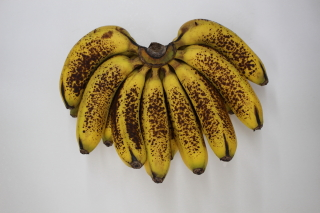
#> input picture Banana_dataset/amarillo_con_cafe_spots/048_BAN_051_1.JPG, 320 x 213 px, given as the content of the folder Banana_dataset/totalmente_verde, which was not available
$ jupyter execute --allow-errors '[NRC_6278]KevinPaute_Taller2PrepoImag.ipynb'   (text cells are left out)
#> lines starting #> are read from the running program, lines starting #| are printed output that depends on the picture; pictures that were not available may be replaced by others from this repository, and a replacement may not be noted
[cell 1]
#Se realiza la importación de la libreria cv2
import cv2
#Se realiza la importación de la libreria numpy
import numpy as np
#Se realiza la importación de la libreria os
import os
os.environ['TF_CPP_MIN_LOG_LEVEL'] = '3'

#Se realiza la importación de la libreria pandas
import pandas as pd
#Se realiza la importación de la libreria plt
import matplotlib.pyplot as plt
#Se realiza la importación de la libreria seaborn
import seaborn as sn
#Se realiza la importación de la libreria keras
from keras.preprocessing.image import ImageDataGenerator
import shutil
import glob
from tensorflow.keras.utils import img_to_array, array_to_img, img_to_array, load_img

from  PIL  import Image
#from rembg import remove
from sklearn.preprocessing import MinMaxScaler
import h5py
from time import sleep

[cell 2]
#Se cargan las imagenes del dataset colocando la ruta de la carpeta general
ruta_imagenes = "Banana_dataset"
#Función que permite listar las carpetas que contiene
clases = os.listdir(ruta_imagenes)
#Función que permite clasificar los nombres de cada carpeta
clases.sort()
#Imprimir los nombres de las carpetas
print(clases)

[cell 3]
tv = "Banana_dataset/totalmente_verde"
print(os.listdir(tv))

[cell 4]
acs = "Banana_dataset/amarillo_con_cafe_spots"
print(os.listdir(acs))

[cell 5]
avt = "Banana_dataset/amarillo_con_verde_tips"
print(os.listdir(avt))

[cell 6]
for n_clase in clases:
    cur_path = ruta_imagenes + "/" + n_clase
    elements = os.listdir(cur_path)

    for element in elements:
        print("Copiando imagen - {} en Banana_dataset_Augmented/{}".format(element, n_clase))
        src = os.path.join(ruta_imagenes + "/" + n_clase, element) # origen
        dst = os.path.join("Banana_dataset_Augmented/" + n_clase, element)
        shutil.copy(src, dst)

#> (a cell that did not finish here is left out)

[cell 8]
os.chdir("Banana_Dataset_Augmented/totalmente_verde")
#> (the rest of this cell did not finish here and is left out)

[cell 9]
os.chdir(r"C:\Users\usuar\Documents\3Taller\bananas\Banana_Dataset_Augmented\amarillo_con_verde_tips")
#> (the rest of this cell did not finish here and is left out)

[cell 10]
os.chdir(r"C:\Users\usuar\Documents\3Taller\bananas\Banana_Dataset_Augmented\amarillo_con_cafe_spots")
#> (the rest of this cell did not finish here and is left out)

[cell 11]
os.chdir(r"C:\Users\usuar\Documents\3Taller\bananas")
ruta_imagenes = "Banana_Dataset_Augmented"
nombre_clases = os.listdir(ruta_imagenes)
nombre_clases.sort()
print(nombre_clases)

[cell 12]
for n_clase in nombre_clases:
    cur_path = ruta_imagenes + "/" + n_clase
    cur_label = n_clase
    i = 1

    for archivo in glob.glob(cur_path + "/*"):
        print("Procesando Imagen - {} in {}".format(i, cur_label))
        # read the images path
        image = cv2.imread(archivo)
#> image is the input picture: shape (213, 320, 3); mean B, G, R 138.9, 160.5, 171.6
        # denoising images
        dst = cv2.fastNlMeansDenoisingColored(image,None,10,10,7,21)
        b,g,r = cv2.split(dst)
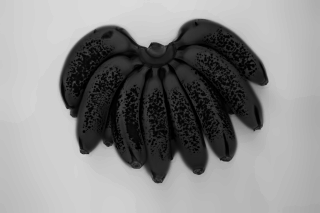
#> b: shape (213, 320); min 0, max 219, mean 138.4
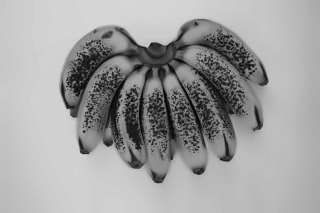
#> g: shape (213, 320); min 2, max 215, mean 160.3
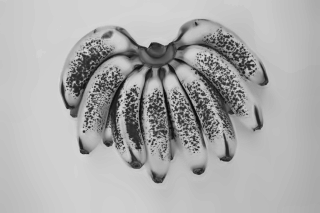
#> r: shape (213, 320); min 7, max 217, mean 172.1
        rgb_dst = cv2.merge([r,g,b])

        save_path = 'Banana_Dataset_Denoised/'+ cur_label
        cv2.imwrite(os.path.join(save_path , cur_label + '_' + str(i) + '.jpg'),
                    cv2.cvtColor(rgb_dst,cv2.COLOR_RGB2BGR))


        # show loop update
        i += 1
